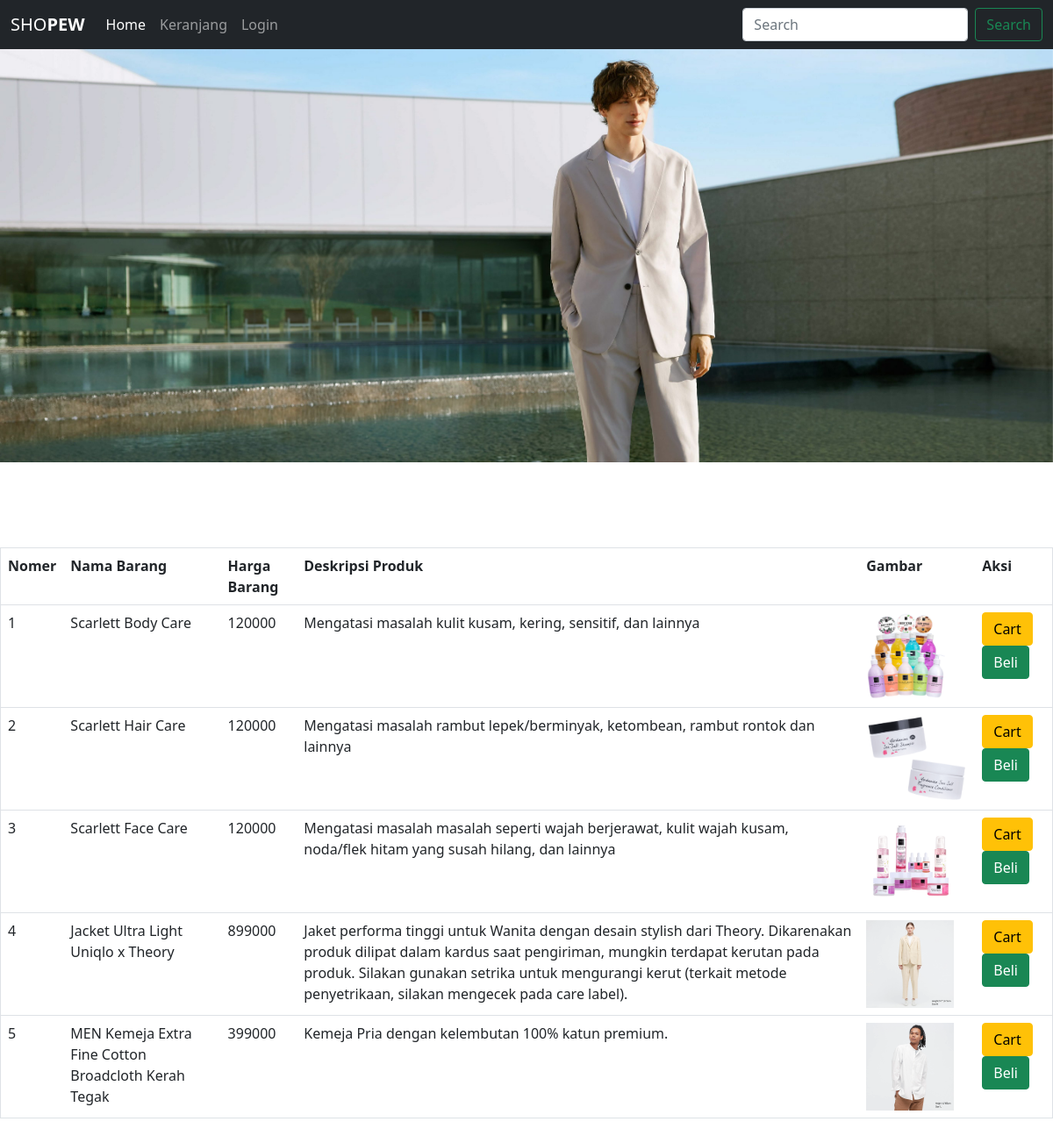
The page / on the database its author committed.
### tables this page shows
CREATE TABLE `barang` (
  `id_barang` int(5) NOT NULL,
  `nama_barang` varchar(100) NOT NULL,
  `harga_barang` int(10) NOT NULL,
  `deskripsi_barang` text NOT NULL,
  `gambar` varchar(200) NOT NULL
);

### function.php (called while the page is built, shortened)
<?php
$conn = mysqli_connect("localhost", "root", "", "tubes1") or die('Connections_failed');
function query($query)
{
	global $conn;
	$result = mysqli_query($conn, $query);
	$rows = [];
	while ($row = mysqli_fetch_assoc($result)) {
		$rows[] = $row;
	}
	return $rows;
}

### index.php (the view, shortened to what this page needs)
<?php
require 'function.php';
$barang = query("SELECT * FROM barang");
?>
<!doctype html>
<html lang="en">
<head>
  <link rel="stylesheet" href="css/carousel.css">
  <link href="https://cdn.jsdelivr.net/npm/bootstrap@5.1.3/dist/css/bootstrap.min.css" rel="stylesheet">
</head>
<body>
  <header>
    <nav class="navbar navbar-expand-md navbar-dark fixed-top bg-dark">
      <div class="container-fluid">
        <a class="navbar-brand" href="index.php">SHO<strong>PEW</strong></a>
        <div class="collapse navbar-collapse" id="navbarCollapse">
          <ul class="navbar-nav me-auto mb-2 mb-md-0">
            <li class="nav-item">
              <a class="nav-link active" aria-current="page" href="index.php">Home</a>
            </li>
            <li class="nav-item">
              <a class="nav-link" href="login.php">Keranjang</a>
            </li>
            <li class="nav-item">
              <a class="nav-link" href="login.php">Login</a>
            </li>
          </ul>
          <form action="" class="d-flex" role="search" method="get">
            <input class="form-control me-2" type="text" name="keyword" placeholder="Search" aria-label="search" autocomplete="off">
            <button class="btn btn-outline-success" type="submit" name="cari">Search</button>
          </form>
        </div>
      </div>
    </nav>
  </header>
  <body>
    <div id="carouselExampleSlidesOnly" class="carousel slide" data-bs-ride="carousel">
      <div class="carousel-inner">
        <div class="carousel-item active">
          <img src="img/uniqloheadline.png" class="d-block w-100" alt="...">
        </div>
      </div>
    </div>
    <table class="table" border="1">
      <tr>
        <th scope="col">Nomer</th>
        <th scope="col">Nama Barang</th>
        <th scope="col">Harga Barang</th>
        <th scope="col">Deskripsi Produk</th>
        <th scope="col">Gambar</t>
        <th scope="col">Aksi</th>
      </tr>
      <?php $i = 1; ?>
      <?php foreach ($barang as $brg) : ?>
        <tr>
          <td><?= $i; ?></td>
          <td><?= $brg["nama_barang"]; ?></td>
          <td><?= $brg["harga_barang"]; ?></td>
          <td><?= $brg["deskripsi_barang"]; ?></td>
          <td><img src="img/<?= $brg["gambar"]; ?>" class="img-review" width="auto" height="100px"></td>
          <td>
            <a href="login.php" class="btn btn-warning">Cart</a>
            <a href="login.php" class="btn btn-success">Beli</a>
          </td>
        </tr>
        <?php $i++; ?>
      <?php endforeach; ?>
    </table>
  </body>
</html>

### css/carousel.css (style rules this page uses)
body { padding-top: 3rem; padding-bottom: 3rem; color: #5a5a5a; }
.carousel { margin-bottom: 4rem; }
.carousel-item { height: 32rem; }

### rows shown on the page
barang: nama_barang "Scarlett Body Care", harga_barang "120000", deskripsi_barang "Mengatasi masalah kulit kusam, kering, sensitif, dan lainnya", gambar (picture)
barang: nama_barang "Scarlett Hair Care", harga_barang "120000", deskripsi_barang "Mengatasi masalah rambut lepek/berminyak, ketombean, rambut rontok dan lainnya", gambar (picture)
barang: nama_barang "Scarlett Face Care", harga_barang "120000", deskripsi_barang "Mengatasi masalah masalah seperti wajah berjerawat, kulit wajah kusam, noda/flek hitam yang susah hilang, dan lainnya", gambar (picture)
barang: nama_barang "Jacket Ultra Light Uniqlo x Theory", harga_barang "899000", deskripsi_barang "Jaket performa tinggi untuk Wanita dengan desain stylish dari Theory. Dikarenakan produk dilipat dalam kardus saat pengiriman, mungkin terdapat kerutan pada produk. Silakan gunakan setrika untuk mengurangi kerut (terkait metode penyetrikaan, silakan mengecek pada care label).", gambar (picture)
barang: nama_barang "MEN Kemeja Extra Fine Cotton Broadcloth Kerah Tegak", harga_barang "399000", deskripsi_barang "Kemeja Pria dengan kelembutan 100% katun premium.", gambar (picture)
